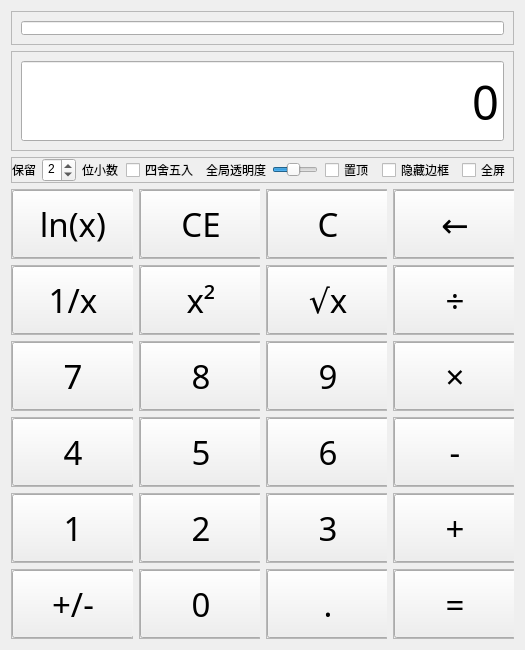
<?xml version="1.0" encoding="UTF-8"?>
<ui version="4.0">
 <class>Widget</class>
 <widget class="QWidget" name="Widget">
  <property name="geometry">
   <rect>
    <x>0</x>
    <y>0</y>
    <width>525</width>
    <height>650</height>
   </rect>
  </property>
  <property name="minimumSize">
   <size>
    <width>525</width>
    <height>650</height>
   </size>
  </property>
  <property name="font">
   <font>
    <pointsize>9</pointsize>
   </font>
  </property>
  <property name="windowTitle">
   <string>Widget</string>
  </property>
  <property name="styleSheet">
   <string notr="true"/>
  </property>
  <layout class="QGridLayout" name="gridLayout">
   <item row="5" column="3">
    <widget class="mypushbutton_QFrame" name="frame_7">
     <property name="frameShape">
      <enum>QFrame::StyledPanel</enum>
     </property>
     <property name="frameShadow">
      <enum>QFrame::Raised</enum>
     </property>
     <layout class="QFormLayout" name="formLayout_6">
      <property name="leftMargin">
       <number>0</number>
      </property>
      <property name="topMargin">
       <number>0</number>
      </property>
      <property name="rightMargin">
       <number>0</number>
      </property>
      <property name="bottomMargin">
       <number>0</number>
      </property>
      <item row="0" column="0" colspan="2">
       <widget class="QPushButton" name="btn_abdication">
        <property name="sizePolicy">
         <sizepolicy hsizetype="Expanding" vsizetype="Expanding">
          <horstretch>0</horstretch>
          <verstretch>0</verstretch>
         </sizepolicy>
        </property>
        <property name="minimumSize">
         <size>
          <width>122</width>
          <height>68</height>
         </size>
        </property>
        <property name="font">
         <font>
          <family>微软雅黑</family>
          <pointsize>25</pointsize>
          <bold>false</bold>
         </font>
        </property>
        <property name="text">
         <string>←</string>
        </property>
       </widget>
      </item>
     </layout>
    </widget>
   </item>
   <item row="0" column="0" colspan="4">
    <widget class="DynamicBounding" name="frame_3">
     <property name="sizePolicy">
      <sizepolicy hsizetype="Expanding" vsizetype="Expanding">
       <horstretch>0</horstretch>
       <verstretch>0</verstretch>
      </sizepolicy>
     </property>
     <property name="minimumSize">
      <size>
       <width>0</width>
       <height>30</height>
      </size>
     </property>
     <property name="frameShape">
      <enum>QFrame::StyledPanel</enum>
     </property>
     <property name="frameShadow">
      <enum>QFrame::Raised</enum>
     </property>
     <layout class="QFormLayout" name="formLayout_2">
      <item row="0" column="0" colspan="2">
       <widget class="QLineEdit" name="lineEdit_history">
        <property name="sizePolicy">
         <sizepolicy hsizetype="Expanding" vsizetype="Expanding">
          <horstretch>0</horstretch>
          <verstretch>0</verstretch>
         </sizepolicy>
        </property>
        <property name="minimumSize">
         <size>
          <width>0</width>
          <height>0</height>
         </size>
        </property>
        <property name="font">
         <font>
          <family>微软雅黑</family>
          <pointsize>14</pointsize>
         </font>
        </property>
        <property name="text">
         <string/>
        </property>
        <property name="alignment">
         <set>Qt::AlignRight|Qt::AlignTrailing|Qt::AlignVCenter</set>
        </property>
        <property name="readOnly">
         <bool>true</bool>
        </property>
       </widget>
      </item>
     </layout>
    </widget>
   </item>
   <item row="6" column="1">
    <widget class="mypushbutton_QFrame" name="frame_9">
     <property name="frameShape">
      <enum>QFrame::StyledPanel</enum>
     </property>
     <property name="frameShadow">
      <enum>QFrame::Raised</enum>
     </property>
     <layout class="QFormLayout" name="formLayout_8">
      <property name="leftMargin">
       <number>0</number>
      </property>
      <property name="topMargin">
       <number>0</number>
      </property>
      <property name="rightMargin">
       <number>0</number>
      </property>
      <property name="bottomMargin">
       <number>0</number>
      </property>
      <item row="0" column="0" colspan="2">
       <widget class="QPushButton" name="btn_operation_square">
        <property name="sizePolicy">
         <sizepolicy hsizetype="Expanding" vsizetype="Expanding">
          <horstretch>0</horstretch>
          <verstretch>0</verstretch>
         </sizepolicy>
        </property>
        <property name="minimumSize">
         <size>
          <width>122</width>
          <height>68</height>
         </size>
        </property>
        <property name="font">
         <font>
          <family>微软雅黑</family>
          <pointsize>25</pointsize>
          <bold>false</bold>
         </font>
        </property>
        <property name="text">
         <string>x²</string>
        </property>
       </widget>
      </item>
     </layout>
    </widget>
   </item>
   <item row="10" column="1">
    <widget class="mypushbutton_QFrame" name="frame_22">
     <property name="frameShape">
      <enum>QFrame::StyledPanel</enum>
     </property>
     <property name="frameShadow">
      <enum>QFrame::Raised</enum>
     </property>
     <layout class="QFormLayout" name="formLayout_21">
      <property name="leftMargin">
       <number>0</number>
      </property>
      <property name="topMargin">
       <number>0</number>
      </property>
      <property name="rightMargin">
       <number>0</number>
      </property>
      <property name="bottomMargin">
       <number>0</number>
      </property>
      <item row="0" column="0" colspan="2">
       <widget class="QPushButton" name="btn_num_0">
        <property name="sizePolicy">
         <sizepolicy hsizetype="Expanding" vsizetype="Expanding">
          <horstretch>0</horstretch>
          <verstretch>0</verstretch>
         </sizepolicy>
        </property>
        <property name="minimumSize">
         <size>
          <width>122</width>
          <height>68</height>
         </size>
        </property>
        <property name="font">
         <font>
          <family>微软雅黑</family>
          <pointsize>25</pointsize>
          <bold>false</bold>
         </font>
        </property>
        <property name="text">
         <string>0</string>
        </property>
       </widget>
      </item>
     </layout>
    </widget>
   </item>
   <item row="9" column="2">
    <widget class="mypushbutton_QFrame" name="frame_20">
     <property name="frameShape">
      <enum>QFrame::StyledPanel</enum>
     </property>
     <property name="frameShadow">
      <enum>QFrame::Raised</enum>
     </property>
     <layout class="QFormLayout" name="formLayout_19">
      <property name="leftMargin">
       <number>0</number>
      </property>
      <property name="topMargin">
       <number>0</number>
      </property>
      <property name="rightMargin">
       <number>0</number>
      </property>
      <property name="bottomMargin">
       <number>0</number>
      </property>
      <item row="0" column="0" colspan="2">
       <widget class="QPushButton" name="btn_num_3">
        <property name="sizePolicy">
         <sizepolicy hsizetype="Expanding" vsizetype="Expanding">
          <horstretch>0</horstretch>
          <verstretch>0</verstretch>
         </sizepolicy>
        </property>
        <property name="minimumSize">
         <size>
          <width>122</width>
          <height>68</height>
         </size>
        </property>
        <property name="font">
         <font>
          <family>微软雅黑</family>
          <pointsize>25</pointsize>
          <bold>false</bold>
         </font>
        </property>
        <property name="text">
         <string>3</string>
        </property>
       </widget>
      </item>
     </layout>
    </widget>
   </item>
   <item row="2" column="1">
    <spacer name="horizontalSpacer">
     <property name="orientation">
      <enum>Qt::Horizontal</enum>
     </property>
     <property name="sizeHint" stdset="0">
      <size>
       <width>40</width>
       <height>0</height>
      </size>
     </property>
    </spacer>
   </item>
   <item row="8" column="2">
    <widget class="mypushbutton_QFrame" name="frame_17">
     <property name="frameShape">
      <enum>QFrame::StyledPanel</enum>
     </property>
     <property name="frameShadow">
      <enum>QFrame::Raised</enum>
     </property>
     <layout class="QFormLayout" name="formLayout_16">
      <property name="leftMargin">
       <number>0</number>
      </property>
      <property name="topMargin">
       <number>0</number>
      </property>
      <property name="rightMargin">
       <number>0</number>
      </property>
      <property name="bottomMargin">
       <number>0</number>
      </property>
      <item row="0" column="0" colspan="2">
       <widget class="QPushButton" name="btn_num_6">
        <property name="sizePolicy">
         <sizepolicy hsizetype="Expanding" vsizetype="Expanding">
          <horstretch>0</horstretch>
          <verstretch>0</verstretch>
         </sizepolicy>
        </property>
        <property name="minimumSize">
         <size>
          <width>122</width>
          <height>68</height>
         </size>
        </property>
        <property name="font">
         <font>
          <family>微软雅黑</family>
          <pointsize>25</pointsize>
          <bold>false</bold>
         </font>
        </property>
        <property name="text">
         <string>6</string>
        </property>
       </widget>
      </item>
     </layout>
    </widget>
   </item>
   <item row="1" column="0" colspan="4">
    <widget class="DynamicBounding" name="frame_2">
     <property name="sizePolicy">
      <sizepolicy hsizetype="Expanding" vsizetype="Expanding">
       <horstretch>0</horstretch>
       <verstretch>0</verstretch>
      </sizepolicy>
     </property>
     <property name="minimumSize">
      <size>
       <width>0</width>
       <height>100</height>
      </size>
     </property>
     <property name="styleSheet">
      <string notr="true"/>
     </property>
     <property name="frameShape">
      <enum>QFrame::StyledPanel</enum>
     </property>
     <property name="frameShadow">
      <enum>QFrame::Raised</enum>
     </property>
     <layout class="QFormLayout" name="formLayout">
      <property name="bottomMargin">
       <number>9</number>
      </property>
      <item row="0" column="0" colspan="2">
       <widget class="QLineEdit" name="lineEdit_show">
        <property name="sizePolicy">
         <sizepolicy hsizetype="Expanding" vsizetype="Expanding">
          <horstretch>0</horstretch>
          <verstretch>0</verstretch>
         </sizepolicy>
        </property>
        <property name="minimumSize">
         <size>
          <width>0</width>
          <height>0</height>
         </size>
        </property>
        <property name="font">
         <font>
          <family>微软雅黑</family>
          <pointsize>35</pointsize>
          <bold>false</bold>
         </font>
        </property>
        <property name="text">
         <string>0</string>
        </property>
        <property name="maxLength">
         <number>16</number>
        </property>
        <property name="alignment">
         <set>Qt::AlignRight|Qt::AlignTrailing|Qt::AlignVCenter</set>
        </property>
       </widget>
      </item>
     </layout>
    </widget>
   </item>
   <item row="8" column="0">
    <widget class="mypushbutton_QFrame" name="frame_15">
     <property name="frameShape">
      <enum>QFrame::StyledPanel</enum>
     </property>
     <property name="frameShadow">
      <enum>QFrame::Raised</enum>
     </property>
     <layout class="QFormLayout" name="formLayout_14">
      <property name="leftMargin">
       <number>0</number>
      </property>
      <property name="topMargin">
       <number>0</number>
      </property>
      <property name="rightMargin">
       <number>0</number>
      </property>
      <property name="bottomMargin">
       <number>0</number>
      </property>
      <item row="0" column="0" colspan="2">
       <widget class="QPushButton" name="btn_num_4">
        <property name="sizePolicy">
         <sizepolicy hsizetype="Expanding" vsizetype="Expanding">
          <horstretch>0</horstretch>
          <verstretch>0</verstretch>
         </sizepolicy>
        </property>
        <property name="minimumSize">
         <size>
          <width>122</width>
          <height>68</height>
         </size>
        </property>
        <property name="font">
         <font>
          <family>微软雅黑</family>
          <pointsize>25</pointsize>
          <bold>false</bold>
         </font>
        </property>
        <property name="text">
         <string>4</string>
        </property>
       </widget>
      </item>
     </layout>
    </widget>
   </item>
   <item row="2" column="2">
    <spacer name="horizontalSpacer_2">
     <property name="orientation">
      <enum>Qt::Horizontal</enum>
     </property>
     <property name="sizeHint" stdset="0">
      <size>
       <width>40</width>
       <height>0</height>
      </size>
     </property>
    </spacer>
   </item>
   <item row="9" column="3">
    <widget class="mypushbutton_QFrame" name="frame_26">
     <property name="frameShape">
      <enum>QFrame::StyledPanel</enum>
     </property>
     <property name="frameShadow">
      <enum>QFrame::Raised</enum>
     </property>
     <layout class="QFormLayout" name="formLayout_25">
      <property name="leftMargin">
       <number>0</number>
      </property>
      <property name="topMargin">
       <number>0</number>
      </property>
      <property name="rightMargin">
       <number>0</number>
      </property>
      <property name="bottomMargin">
       <number>0</number>
      </property>
      <item row="0" column="0" colspan="2">
       <widget class="QPushButton" name="btn_operation_addition">
        <property name="sizePolicy">
         <sizepolicy hsizetype="Expanding" vsizetype="Expanding">
          <horstretch>0</horstretch>
          <verstretch>0</verstretch>
         </sizepolicy>
        </property>
        <property name="minimumSize">
         <size>
          <width>122</width>
          <height>68</height>
         </size>
        </property>
        <property name="font">
         <font>
          <family>微软雅黑</family>
          <pointsize>25</pointsize>
          <bold>false</bold>
         </font>
        </property>
        <property name="text">
         <string>+</string>
        </property>
       </widget>
      </item>
     </layout>
    </widget>
   </item>
   <item row="4" column="0" colspan="4">
    <widget class="QFrame" name="frame">
     <property name="maximumSize">
      <size>
       <width>16777215</width>
       <height>16777215</height>
      </size>
     </property>
     <property name="frameShape">
      <enum>QFrame::StyledPanel</enum>
     </property>
     <property name="frameShadow">
      <enum>QFrame::Raised</enum>
     </property>
     <layout class="QHBoxLayout" name="horizontalLayout_2">
      <property name="leftMargin">
       <number>0</number>
      </property>
      <property name="topMargin">
       <number>0</number>
      </property>
      <property name="rightMargin">
       <number>0</number>
      </property>
      <property name="bottomMargin">
       <number>0</number>
      </property>
      <item>
       <spacer name="horizontalSpacer_6">
        <property name="orientation">
         <enum>Qt::Horizontal</enum>
        </property>
        <property name="sizeHint" stdset="0">
         <size>
          <width>4</width>
          <height>19</height>
         </size>
        </property>
       </spacer>
      </item>
      <item>
       <widget class="QLabel" name="label">
        <property name="sizePolicy">
         <sizepolicy hsizetype="Expanding" vsizetype="Preferred">
          <horstretch>0</horstretch>
          <verstretch>0</verstretch>
         </sizepolicy>
        </property>
        <property name="layoutDirection">
         <enum>Qt::LeftToRight</enum>
        </property>
        <property name="text">
         <string>保留</string>
        </property>
        <property name="alignment">
         <set>Qt::AlignRight|Qt::AlignTrailing|Qt::AlignVCenter</set>
        </property>
       </widget>
      </item>
      <item>
       <widget class="QSpinBox" name="spinBox">
        <property name="sizePolicy">
         <sizepolicy hsizetype="Preferred" vsizetype="Preferred">
          <horstretch>0</horstretch>
          <verstretch>0</verstretch>
         </sizepolicy>
        </property>
        <property name="alignment">
         <set>Qt::AlignHCenter|Qt::AlignTop</set>
        </property>
        <property name="maximum">
         <number>6</number>
        </property>
        <property name="value">
         <number>2</number>
        </property>
       </widget>
      </item>
      <item>
       <widget class="QLabel" name="label_2">
        <property name="sizePolicy">
         <sizepolicy hsizetype="Expanding" vsizetype="Preferred">
          <horstretch>0</horstretch>
          <verstretch>0</verstretch>
         </sizepolicy>
        </property>
        <property name="text">
         <string>位小数</string>
        </property>
       </widget>
      </item>
      <item>
       <spacer name="horizontalSpacer_5">
        <property name="orientation">
         <enum>Qt::Horizontal</enum>
        </property>
        <property name="sizeHint" stdset="0">
         <size>
          <width>40</width>
          <height>20</height>
         </size>
        </property>
       </spacer>
      </item>
      <item>
       <widget class="QCheckBox" name="checkBox">
        <property name="sizePolicy">
         <sizepolicy hsizetype="Expanding" vsizetype="Preferred">
          <horstretch>0</horstretch>
          <verstretch>0</verstretch>
         </sizepolicy>
        </property>
        <property name="text">
         <string>四舍五入</string>
        </property>
       </widget>
      </item>
      <item>
       <spacer name="horizontalSpacer_8">
        <property name="orientation">
         <enum>Qt::Horizontal</enum>
        </property>
        <property name="sizeHint" stdset="0">
         <size>
          <width>40</width>
          <height>20</height>
         </size>
        </property>
       </spacer>
      </item>
      <item>
       <widget class="QLabel" name="label_3">
        <property name="sizePolicy">
         <sizepolicy hsizetype="Expanding" vsizetype="Preferred">
          <horstretch>0</horstretch>
          <verstretch>0</verstretch>
         </sizepolicy>
        </property>
        <property name="text">
         <string>全局透明度</string>
        </property>
       </widget>
      </item>
      <item>
       <widget class="QSlider" name="TransparencySlider">
        <property name="sizePolicy">
         <sizepolicy hsizetype="Expanding" vsizetype="Preferred">
          <horstretch>0</horstretch>
          <verstretch>0</verstretch>
         </sizepolicy>
        </property>
        <property name="minimum">
         <number>10</number>
        </property>
        <property name="maximum">
         <number>100</number>
        </property>
        <property name="value">
         <number>50</number>
        </property>
        <property name="sliderPosition">
         <number>50</number>
        </property>
        <property name="orientation">
         <enum>Qt::Horizontal</enum>
        </property>
       </widget>
      </item>
      <item>
       <spacer name="horizontalSpacer_10">
        <property name="orientation">
         <enum>Qt::Horizontal</enum>
        </property>
        <property name="sizeHint" stdset="0">
         <size>
          <width>40</width>
          <height>20</height>
         </size>
        </property>
       </spacer>
      </item>
      <item>
       <widget class="QCheckBox" name="checkBox_4">
        <property name="sizePolicy">
         <sizepolicy hsizetype="Expanding" vsizetype="Preferred">
          <horstretch>0</horstretch>
          <verstretch>0</verstretch>
         </sizepolicy>
        </property>
        <property name="text">
         <string>置顶</string>
        </property>
       </widget>
      </item>
      <item>
       <spacer name="horizontalSpacer_11">
        <property name="orientation">
         <enum>Qt::Horizontal</enum>
        </property>
        <property name="sizeHint" stdset="0">
         <size>
          <width>40</width>
          <height>20</height>
         </size>
        </property>
       </spacer>
      </item>
      <item>
       <widget class="QCheckBox" name="checkBox_2">
        <property name="sizePolicy">
         <sizepolicy hsizetype="Expanding" vsizetype="Preferred">
          <horstretch>0</horstretch>
          <verstretch>0</verstretch>
         </sizepolicy>
        </property>
        <property name="text">
         <string>隐藏边框</string>
        </property>
       </widget>
      </item>
      <item>
       <spacer name="horizontalSpacer_7">
        <property name="orientation">
         <enum>Qt::Horizontal</enum>
        </property>
        <property name="sizeHint" stdset="0">
         <size>
          <width>40</width>
          <height>20</height>
         </size>
        </property>
       </spacer>
      </item>
      <item>
       <widget class="QCheckBox" name="checkBox_3">
        <property name="sizePolicy">
         <sizepolicy hsizetype="Expanding" vsizetype="Preferred">
          <horstretch>0</horstretch>
          <verstretch>0</verstretch>
         </sizepolicy>
        </property>
        <property name="text">
         <string>全屏</string>
        </property>
       </widget>
      </item>
      <item>
       <spacer name="horizontalSpacer_9">
        <property name="orientation">
         <enum>Qt::Horizontal</enum>
        </property>
        <property name="sizeHint" stdset="0">
         <size>
          <width>40</width>
          <height>20</height>
         </size>
        </property>
       </spacer>
      </item>
     </layout>
    </widget>
   </item>
   <item row="6" column="2">
    <widget class="mypushbutton_QFrame" name="frame_10">
     <property name="frameShape">
      <enum>QFrame::StyledPanel</enum>
     </property>
     <property name="frameShadow">
      <enum>QFrame::Raised</enum>
     </property>
     <layout class="QFormLayout" name="formLayout_9">
      <property name="leftMargin">
       <number>0</number>
      </property>
      <property name="topMargin">
       <number>0</number>
      </property>
      <property name="rightMargin">
       <number>0</number>
      </property>
      <property name="bottomMargin">
       <number>0</number>
      </property>
      <item row="0" column="0" colspan="2">
       <widget class="QPushButton" name="btn_operation_square_root">
        <property name="sizePolicy">
         <sizepolicy hsizetype="Expanding" vsizetype="Expanding">
          <horstretch>0</horstretch>
          <verstretch>0</verstretch>
         </sizepolicy>
        </property>
        <property name="minimumSize">
         <size>
          <width>122</width>
          <height>68</height>
         </size>
        </property>
        <property name="font">
         <font>
          <family>微软雅黑</family>
          <pointsize>25</pointsize>
          <bold>false</bold>
         </font>
        </property>
        <property name="text">
         <string>√x</string>
        </property>
       </widget>
      </item>
     </layout>
    </widget>
   </item>
   <item row="2" column="0">
    <spacer name="horizontalSpacer_4">
     <property name="orientation">
      <enum>Qt::Horizontal</enum>
     </property>
     <property name="sizeHint" stdset="0">
      <size>
       <width>40</width>
       <height>0</height>
      </size>
     </property>
    </spacer>
   </item>
   <item row="9" column="1">
    <widget class="mypushbutton_QFrame" name="frame_19">
     <property name="frameShape">
      <enum>QFrame::StyledPanel</enum>
     </property>
     <property name="frameShadow">
      <enum>QFrame::Raised</enum>
     </property>
     <layout class="QFormLayout" name="formLayout_18">
      <property name="leftMargin">
       <number>0</number>
      </property>
      <property name="topMargin">
       <number>0</number>
      </property>
      <property name="rightMargin">
       <number>0</number>
      </property>
      <property name="bottomMargin">
       <number>0</number>
      </property>
      <item row="0" column="0" colspan="2">
       <widget class="QPushButton" name="btn_num_2">
        <property name="sizePolicy">
         <sizepolicy hsizetype="Expanding" vsizetype="Expanding">
          <horstretch>0</horstretch>
          <verstretch>0</verstretch>
         </sizepolicy>
        </property>
        <property name="minimumSize">
         <size>
          <width>122</width>
          <height>68</height>
         </size>
        </property>
        <property name="font">
         <font>
          <family>微软雅黑</family>
          <pointsize>25</pointsize>
          <bold>false</bold>
         </font>
        </property>
        <property name="text">
         <string>2</string>
        </property>
       </widget>
      </item>
     </layout>
    </widget>
   </item>
   <item row="6" column="0">
    <widget class="mypushbutton_QFrame" name="frame_8">
     <property name="frameShape">
      <enum>QFrame::StyledPanel</enum>
     </property>
     <property name="frameShadow">
      <enum>QFrame::Raised</enum>
     </property>
     <layout class="QFormLayout" name="formLayout_7">
      <property name="leftMargin">
       <number>0</number>
      </property>
      <property name="topMargin">
       <number>0</number>
      </property>
      <property name="rightMargin">
       <number>0</number>
      </property>
      <property name="bottomMargin">
       <number>0</number>
      </property>
      <item row="0" column="0" colspan="2">
       <widget class="QPushButton" name="btn_operation_reciprocal">
        <property name="sizePolicy">
         <sizepolicy hsizetype="Expanding" vsizetype="Expanding">
          <horstretch>0</horstretch>
          <verstretch>0</verstretch>
         </sizepolicy>
        </property>
        <property name="minimumSize">
         <size>
          <width>122</width>
          <height>68</height>
         </size>
        </property>
        <property name="font">
         <font>
          <family>微软雅黑</family>
          <pointsize>25</pointsize>
          <italic>false</italic>
          <bold>false</bold>
         </font>
        </property>
        <property name="text">
         <string>1/x</string>
        </property>
       </widget>
      </item>
     </layout>
    </widget>
   </item>
   <item row="2" column="3">
    <spacer name="horizontalSpacer_3">
     <property name="orientation">
      <enum>Qt::Horizontal</enum>
     </property>
     <property name="sizeHint" stdset="0">
      <size>
       <width>40</width>
       <height>0</height>
      </size>
     </property>
    </spacer>
   </item>
   <item row="5" column="2">
    <widget class="mypushbutton_QFrame" name="frame_6">
     <property name="frameShape">
      <enum>QFrame::StyledPanel</enum>
     </property>
     <property name="frameShadow">
      <enum>QFrame::Raised</enum>
     </property>
     <layout class="QFormLayout" name="formLayout_5">
      <property name="leftMargin">
       <number>0</number>
      </property>
      <property name="topMargin">
       <number>0</number>
      </property>
      <property name="rightMargin">
       <number>0</number>
      </property>
      <property name="bottomMargin">
       <number>0</number>
      </property>
      <item row="0" column="0" colspan="2">
       <widget class="QPushButton" name="btn_C">
        <property name="sizePolicy">
         <sizepolicy hsizetype="Expanding" vsizetype="Expanding">
          <horstretch>0</horstretch>
          <verstretch>0</verstretch>
         </sizepolicy>
        </property>
        <property name="minimumSize">
         <size>
          <width>122</width>
          <height>68</height>
         </size>
        </property>
        <property name="font">
         <font>
          <family>微软雅黑</family>
          <pointsize>25</pointsize>
          <bold>false</bold>
         </font>
        </property>
        <property name="text">
         <string>C</string>
        </property>
       </widget>
      </item>
     </layout>
    </widget>
   </item>
   <item row="7" column="1">
    <widget class="mypushbutton_QFrame" name="frame_12">
     <property name="frameShape">
      <enum>QFrame::StyledPanel</enum>
     </property>
     <property name="frameShadow">
      <enum>QFrame::Raised</enum>
     </property>
     <layout class="QFormLayout" name="formLayout_11">
      <property name="leftMargin">
       <number>0</number>
      </property>
      <property name="topMargin">
       <number>0</number>
      </property>
      <property name="rightMargin">
       <number>0</number>
      </property>
      <property name="bottomMargin">
       <number>0</number>
      </property>
      <item row="0" column="0" colspan="2">
       <widget class="QPushButton" name="btn_num_8">
        <property name="sizePolicy">
         <sizepolicy hsizetype="Expanding" vsizetype="Expanding">
          <horstretch>0</horstretch>
          <verstretch>0</verstretch>
         </sizepolicy>
        </property>
        <property name="minimumSize">
         <size>
          <width>122</width>
          <height>68</height>
         </size>
        </property>
        <property name="font">
         <font>
          <family>微软雅黑</family>
          <pointsize>25</pointsize>
          <bold>false</bold>
         </font>
        </property>
        <property name="text">
         <string>8</string>
        </property>
       </widget>
      </item>
     </layout>
    </widget>
   </item>
   <item row="8" column="1">
    <widget class="mypushbutton_QFrame" name="frame_16">
     <property name="frameShape">
      <enum>QFrame::StyledPanel</enum>
     </property>
     <property name="frameShadow">
      <enum>QFrame::Raised</enum>
     </property>
     <layout class="QFormLayout" name="formLayout_15">
      <property name="leftMargin">
       <number>0</number>
      </property>
      <property name="topMargin">
       <number>0</number>
      </property>
      <property name="rightMargin">
       <number>0</number>
      </property>
      <property name="bottomMargin">
       <number>0</number>
      </property>
      <item row="0" column="0" colspan="2">
       <widget class="QPushButton" name="btn_num_5">
        <property name="sizePolicy">
         <sizepolicy hsizetype="Expanding" vsizetype="Expanding">
          <horstretch>0</horstretch>
          <verstretch>0</verstretch>
         </sizepolicy>
        </property>
        <property name="minimumSize">
         <size>
          <width>122</width>
          <height>68</height>
         </size>
        </property>
        <property name="font">
         <font>
          <family>微软雅黑</family>
          <pointsize>25</pointsize>
          <bold>false</bold>
         </font>
        </property>
        <property name="text">
         <string>5</string>
        </property>
       </widget>
      </item>
     </layout>
    </widget>
   </item>
   <item row="8" column="3">
    <widget class="mypushbutton_QFrame" name="frame_25">
     <property name="frameShape">
      <enum>QFrame::StyledPanel</enum>
     </property>
     <property name="frameShadow">
      <enum>QFrame::Raised</enum>
     </property>
     <layout class="QFormLayout" name="formLayout_24">
      <property name="leftMargin">
       <number>0</number>
      </property>
      <property name="topMargin">
       <number>0</number>
      </property>
      <property name="rightMargin">
       <number>0</number>
      </property>
      <property name="bottomMargin">
       <number>0</number>
      </property>
      <item row="0" column="0" colspan="2">
       <widget class="QPushButton" name="btn_operation_orb">
        <property name="sizePolicy">
         <sizepolicy hsizetype="Expanding" vsizetype="Expanding">
          <horstretch>0</horstretch>
          <verstretch>0</verstretch>
         </sizepolicy>
        </property>
        <property name="minimumSize">
         <size>
          <width>122</width>
          <height>68</height>
         </size>
        </property>
        <property name="font">
         <font>
          <family>微软雅黑</family>
          <pointsize>25</pointsize>
          <bold>false</bold>
         </font>
        </property>
        <property name="text">
         <string>-</string>
        </property>
       </widget>
      </item>
     </layout>
    </widget>
   </item>
   <item row="5" column="0">
    <widget class="mypushbutton_QFrame" name="frame_4">
     <property name="frameShape">
      <enum>QFrame::StyledPanel</enum>
     </property>
     <property name="frameShadow">
      <enum>QFrame::Raised</enum>
     </property>
     <layout class="QFormLayout" name="formLayout_3">
      <property name="leftMargin">
       <number>0</number>
      </property>
      <property name="topMargin">
       <number>0</number>
      </property>
      <property name="rightMargin">
       <number>0</number>
      </property>
      <property name="bottomMargin">
       <number>0</number>
      </property>
      <item row="0" column="0" colspan="2">
       <widget class="QPushButton" name="btn_operation_percent">
        <property name="sizePolicy">
         <sizepolicy hsizetype="Expanding" vsizetype="Expanding">
          <horstretch>0</horstretch>
          <verstretch>0</verstretch>
         </sizepolicy>
        </property>
        <property name="minimumSize">
         <size>
          <width>122</width>
          <height>68</height>
         </size>
        </property>
        <property name="font">
         <font>
          <family>微软雅黑</family>
          <pointsize>25</pointsize>
          <bold>false</bold>
         </font>
        </property>
        <property name="text">
         <string>ln(x)</string>
        </property>
       </widget>
      </item>
     </layout>
    </widget>
   </item>
   <item row="10" column="0">
    <widget class="mypushbutton_QFrame" name="frame_21">
     <property name="frameShape">
      <enum>QFrame::StyledPanel</enum>
     </property>
     <property name="frameShadow">
      <enum>QFrame::Raised</enum>
     </property>
     <layout class="QFormLayout" name="formLayout_20">
      <property name="leftMargin">
       <number>0</number>
      </property>
      <property name="topMargin">
       <number>0</number>
      </property>
      <property name="rightMargin">
       <number>0</number>
      </property>
      <property name="bottomMargin">
       <number>0</number>
      </property>
      <item row="0" column="0" colspan="2">
       <widget class="QPushButton" name="btn_operation_plus_minus">
        <property name="sizePolicy">
         <sizepolicy hsizetype="Expanding" vsizetype="Expanding">
          <horstretch>0</horstretch>
          <verstretch>0</verstretch>
         </sizepolicy>
        </property>
        <property name="minimumSize">
         <size>
          <width>122</width>
          <height>68</height>
         </size>
        </property>
        <property name="font">
         <font>
          <family>微软雅黑</family>
          <pointsize>25</pointsize>
          <bold>false</bold>
         </font>
        </property>
        <property name="text">
         <string>+/-</string>
        </property>
       </widget>
      </item>
     </layout>
    </widget>
   </item>
   <item row="5" column="1">
    <widget class="mypushbutton_QFrame" name="frame_5">
     <property name="frameShape">
      <enum>QFrame::StyledPanel</enum>
     </property>
     <property name="frameShadow">
      <enum>QFrame::Raised</enum>
     </property>
     <layout class="QFormLayout" name="formLayout_4">
      <property name="leftMargin">
       <number>0</number>
      </property>
      <property name="topMargin">
       <number>0</number>
      </property>
      <property name="rightMargin">
       <number>0</number>
      </property>
      <property name="bottomMargin">
       <number>0</number>
      </property>
      <item row="0" column="0" colspan="2">
       <widget class="QPushButton" name="btn_CE">
        <property name="sizePolicy">
         <sizepolicy hsizetype="Expanding" vsizetype="Expanding">
          <horstretch>0</horstretch>
          <verstretch>0</verstretch>
         </sizepolicy>
        </property>
        <property name="minimumSize">
         <size>
          <width>122</width>
          <height>68</height>
         </size>
        </property>
        <property name="font">
         <font>
          <family>微软雅黑</family>
          <pointsize>25</pointsize>
          <bold>false</bold>
         </font>
        </property>
        <property name="text">
         <string>CE</string>
        </property>
       </widget>
      </item>
     </layout>
    </widget>
   </item>
   <item row="7" column="0">
    <widget class="mypushbutton_QFrame" name="frame_13">
     <property name="frameShape">
      <enum>QFrame::StyledPanel</enum>
     </property>
     <property name="frameShadow">
      <enum>QFrame::Raised</enum>
     </property>
     <layout class="QFormLayout" name="formLayout_10">
      <property name="leftMargin">
       <number>0</number>
      </property>
      <property name="topMargin">
       <number>0</number>
      </property>
      <property name="rightMargin">
       <number>0</number>
      </property>
      <property name="bottomMargin">
       <number>0</number>
      </property>
      <item row="0" column="0" colspan="2">
       <widget class="QPushButton" name="btn_num_7">
        <property name="sizePolicy">
         <sizepolicy hsizetype="Expanding" vsizetype="Expanding">
          <horstretch>0</horstretch>
          <verstretch>0</verstretch>
         </sizepolicy>
        </property>
        <property name="minimumSize">
         <size>
          <width>122</width>
          <height>68</height>
         </size>
        </property>
        <property name="font">
         <font>
          <family>微软雅黑</family>
          <pointsize>25</pointsize>
          <bold>false</bold>
         </font>
        </property>
        <property name="text">
         <string>7</string>
        </property>
       </widget>
      </item>
     </layout>
    </widget>
   </item>
   <item row="6" column="3">
    <widget class="mypushbutton_QFrame" name="frame_14">
     <property name="frameShape">
      <enum>QFrame::StyledPanel</enum>
     </property>
     <property name="frameShadow">
      <enum>QFrame::Raised</enum>
     </property>
     <layout class="QFormLayout" name="formLayout_13">
      <property name="leftMargin">
       <number>0</number>
      </property>
      <property name="topMargin">
       <number>0</number>
      </property>
      <property name="rightMargin">
       <number>0</number>
      </property>
      <property name="bottomMargin">
       <number>0</number>
      </property>
      <item row="0" column="0" colspan="2">
       <widget class="QPushButton" name="btn_operation_division">
        <property name="sizePolicy">
         <sizepolicy hsizetype="Expanding" vsizetype="Expanding">
          <horstretch>0</horstretch>
          <verstretch>0</verstretch>
         </sizepolicy>
        </property>
        <property name="minimumSize">
         <size>
          <width>122</width>
          <height>68</height>
         </size>
        </property>
        <property name="font">
         <font>
          <family>微软雅黑</family>
          <pointsize>25</pointsize>
          <bold>false</bold>
         </font>
        </property>
        <property name="text">
         <string>÷</string>
        </property>
       </widget>
      </item>
     </layout>
    </widget>
   </item>
   <item row="9" column="0">
    <widget class="mypushbutton_QFrame" name="frame_18">
     <property name="frameShape">
      <enum>QFrame::StyledPanel</enum>
     </property>
     <property name="frameShadow">
      <enum>QFrame::Raised</enum>
     </property>
     <layout class="QFormLayout" name="formLayout_17">
      <property name="leftMargin">
       <number>0</number>
      </property>
      <property name="topMargin">
       <number>0</number>
      </property>
      <property name="rightMargin">
       <number>0</number>
      </property>
      <property name="bottomMargin">
       <number>0</number>
      </property>
      <item row="0" column="0" colspan="2">
       <widget class="QPushButton" name="btn_num_1">
        <property name="sizePolicy">
         <sizepolicy hsizetype="Expanding" vsizetype="Expanding">
          <horstretch>0</horstretch>
          <verstretch>0</verstretch>
         </sizepolicy>
        </property>
        <property name="minimumSize">
         <size>
          <width>122</width>
          <height>68</height>
         </size>
        </property>
        <property name="font">
         <font>
          <family>微软雅黑</family>
          <pointsize>25</pointsize>
          <bold>false</bold>
         </font>
        </property>
        <property name="text">
         <string>1</string>
        </property>
       </widget>
      </item>
     </layout>
    </widget>
   </item>
   <item row="10" column="3">
    <widget class="mypushbutton_QFrame" name="frame_27">
     <property name="frameShape">
      <enum>QFrame::StyledPanel</enum>
     </property>
     <property name="frameShadow">
      <enum>QFrame::Raised</enum>
     </property>
     <layout class="QFormLayout" name="formLayout_26">
      <property name="leftMargin">
       <number>0</number>
      </property>
      <property name="topMargin">
       <number>0</number>
      </property>
      <property name="rightMargin">
       <number>0</number>
      </property>
      <property name="bottomMargin">
       <number>0</number>
      </property>
      <item row="0" column="0" colspan="2">
       <widget class="QPushButton" name="btn_operation_equals_sign">
        <property name="sizePolicy">
         <sizepolicy hsizetype="Expanding" vsizetype="Expanding">
          <horstretch>0</horstretch>
          <verstretch>0</verstretch>
         </sizepolicy>
        </property>
        <property name="minimumSize">
         <size>
          <width>122</width>
          <height>68</height>
         </size>
        </property>
        <property name="font">
         <font>
          <family>微软雅黑</family>
          <pointsize>25</pointsize>
          <bold>false</bold>
         </font>
        </property>
        <property name="text">
         <string>=</string>
        </property>
       </widget>
      </item>
     </layout>
    </widget>
   </item>
   <item row="7" column="2">
    <widget class="mypushbutton_QFrame" name="frame_11">
     <property name="frameShape">
      <enum>QFrame::StyledPanel</enum>
     </property>
     <property name="frameShadow">
      <enum>QFrame::Raised</enum>
     </property>
     <layout class="QFormLayout" name="formLayout_12">
      <property name="leftMargin">
       <number>0</number>
      </property>
      <property name="topMargin">
       <number>0</number>
      </property>
      <property name="rightMargin">
       <number>0</number>
      </property>
      <property name="bottomMargin">
       <number>0</number>
      </property>
      <item row="0" column="0" colspan="2">
       <widget class="QPushButton" name="btn_num_9">
        <property name="sizePolicy">
         <sizepolicy hsizetype="Expanding" vsizetype="Expanding">
          <horstretch>0</horstretch>
          <verstretch>0</verstretch>
         </sizepolicy>
        </property>
        <property name="minimumSize">
         <size>
          <width>122</width>
          <height>68</height>
         </size>
        </property>
        <property name="font">
         <font>
          <family>微软雅黑</family>
          <pointsize>25</pointsize>
          <bold>false</bold>
         </font>
        </property>
        <property name="text">
         <string>9</string>
        </property>
       </widget>
      </item>
     </layout>
    </widget>
   </item>
   <item row="7" column="3">
    <widget class="mypushbutton_QFrame" name="frame_24">
     <property name="frameShape">
      <enum>QFrame::StyledPanel</enum>
     </property>
     <property name="frameShadow">
      <enum>QFrame::Raised</enum>
     </property>
     <layout class="QFormLayout" name="formLayout_23">
      <property name="leftMargin">
       <number>0</number>
      </property>
      <property name="topMargin">
       <number>0</number>
      </property>
      <property name="rightMargin">
       <number>0</number>
      </property>
      <property name="bottomMargin">
       <number>0</number>
      </property>
      <item row="0" column="0" colspan="2">
       <widget class="QPushButton" name="btn_operation_multiplication">
        <property name="sizePolicy">
         <sizepolicy hsizetype="Expanding" vsizetype="Expanding">
          <horstretch>0</horstretch>
          <verstretch>0</verstretch>
         </sizepolicy>
        </property>
        <property name="minimumSize">
         <size>
          <width>122</width>
          <height>68</height>
         </size>
        </property>
        <property name="font">
         <font>
          <family>微软雅黑</family>
          <pointsize>25</pointsize>
          <bold>false</bold>
         </font>
        </property>
        <property name="text">
         <string>×</string>
        </property>
       </widget>
      </item>
     </layout>
    </widget>
   </item>
   <item row="10" column="2">
    <widget class="mypushbutton_QFrame" name="frame_23">
     <property name="frameShape">
      <enum>QFrame::StyledPanel</enum>
     </property>
     <property name="frameShadow">
      <enum>QFrame::Raised</enum>
     </property>
     <layout class="QFormLayout" name="formLayout_22">
      <property name="leftMargin">
       <number>0</number>
      </property>
      <property name="topMargin">
       <number>0</number>
      </property>
      <property name="rightMargin">
       <number>0</number>
      </property>
      <property name="bottomMargin">
       <number>0</number>
      </property>
      <item row="0" column="0" colspan="2">
       <widget class="QPushButton" name="btn_num_point">
        <property name="sizePolicy">
         <sizepolicy hsizetype="Expanding" vsizetype="Expanding">
          <horstretch>0</horstretch>
          <verstretch>0</verstretch>
         </sizepolicy>
        </property>
        <property name="minimumSize">
         <size>
          <width>122</width>
          <height>68</height>
         </size>
        </property>
        <property name="font">
         <font>
          <family>微软雅黑</family>
          <pointsize>25</pointsize>
          <bold>false</bold>
         </font>
        </property>
        <property name="text">
         <string>.</string>
        </property>
       </widget>
      </item>
     </layout>
    </widget>
   </item>
  </layout>
 </widget>
 <customwidgets>
  <customwidget>
   <class>DynamicBounding</class>
   <extends>QFrame</extends>
   <header location="global">dynamicbounding.h</header>
   <container>1</container>
  </customwidget>
  <customwidget>
   <class>mypushbutton_QFrame</class>
   <extends>QFrame</extends>
   <header location="global">mypushbutton_qframe.h</header>
   <container>1</container>
  </customwidget>
 </customwidgets>
 <resources/>
 <connections/>
</ui>
